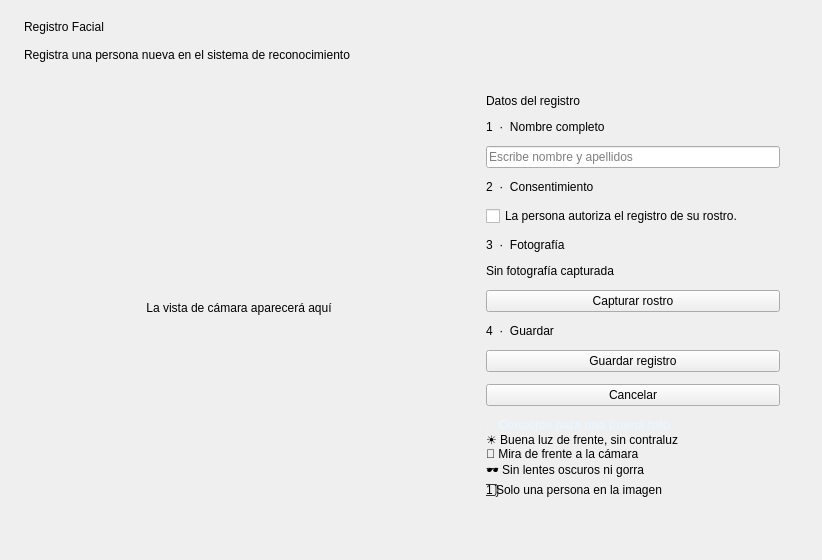
            <widget class="QWidget" name="paginaRegistroFacial">
              <layout class="QVBoxLayout" name="layoutRegistro">
                <property name="leftMargin">
                  <number>24</number>
                </property>
                <property name="topMargin">
                  <number>20</number>
                </property>
                <property name="rightMargin">
                  <number>24</number>
                </property>
                <property name="bottomMargin">
                  <number>20</number>
                </property>
                <property name="spacing">
                  <number>14</number>
                </property>
                <item>
                  <layout class="QVBoxLayout" name="encabezadoRegistro">
                    <item>
                      <widget class="QLabel" name="tituloRegistro">
                        <property name="text">
                          <string>Registro Facial</string>
                        </property>
                      </widget>
                    </item>
                    <item>
                      <widget class="QLabel" name="ayudaRegistro">
                        <property name="text">
                          <string>Registra una persona nueva en el sistema de reconocimiento</string>
                        </property>
                      </widget>
                    </item>
                  </layout>
                </item>
                <item>
                  <layout class="QHBoxLayout" name="cuerpoRegistro">
                    <property name="spacing">
                      <number>14</number>
                    </property>
                    <item>
                      <widget class="QFrame" name="vistaRegistro">
                        <property name="minimumSize">
                          <size>
                            <width>430</width>
                            <height>450</height>
                          </size>
                        </property>
                        <layout class="QVBoxLayout" name="layoutVistaRegistro">
                          <item>
                            <widget class="QLabel" name="textoRostroVacio">
                              <property name="text">
                                <string>La vista de cámara aparecerá aquí</string>
                              </property>
                              <property name="alignment">
                                <set>Qt::AlignCenter</set>
                              </property>
                            </widget>
                          </item>
                        </layout>
                      </widget>
                    </item>
                    <item>
                      <widget class="QFrame" name="panelDatosRegistro">
                        <property name="minimumSize">
                          <size>
                            <width>330</width>
                            <height>0</height>
                          </size>
                        </property>
                        <layout class="QVBoxLayout" name="layoutDatosRegistro">
                          <property name="leftMargin">
                            <number>18</number>
                          </property>
                          <property name="topMargin">
                            <number>18</number>
                          </property>
                          <property name="rightMargin">
                            <number>18</number>
                          </property>
                          <property name="bottomMargin">
                            <number>18</number>
                          </property>
                          <property name="spacing">
                            <number>12</number>
                          </property>
                          <item>
                            <widget class="QLabel" name="tituloDatosRegistro">
                              <property name="text">
                                <string>Datos del registro</string>
                              </property>
                            </widget>
                          </item>
                          <item>
                            <widget class="QLabel" name="etiquetaNombre">
                              <property name="text">
                                <string>1  ·  Nombre completo</string>
                              </property>
                            </widget>
                          </item>
                          <item>
                            <widget class="QLineEdit" name="campoNombre">
                              <property name="placeholderText">
                                <string>Escribe nombre y apellidos</string>
                              </property>
                            </widget>
                          </item>
                          <item><widget class="QLabel" name="etiquetaPaso2"><property name="text"><string>2  ·  Consentimiento</string></property></widget></item>
                          <item>
                            <widget class="QCheckBox" name="checkConsentimiento">
                              <property name="text">
                                <string>La persona autoriza el registro de su rostro.</string>
                              </property>
                            </widget>
                          </item>
                          <item><widget class="QLabel" name="etiquetaPaso3"><property name="text"><string>3  ·  Fotografía</string></property></widget></item>
                          <item>
                            <widget class="QLabel" name="estadoCaptura">
                              <property name="text">
                                <string>Sin fotografía capturada</string>
                              </property>
                              <property name="wordWrap">
                                <bool>true</bool>
                              </property>
                            </widget>
                          </item>
                          <item>
                            <widget class="QPushButton" name="btnCapturarRostro">
                              <property name="text">
                                <string>Capturar rostro</string>
                              </property>
                            </widget>
                          </item>
                          <item><widget class="QLabel" name="etiquetaPaso4"><property name="text"><string>4  ·  Guardar</string></property></widget></item>
                          <item>
                            <widget class="QPushButton" name="btnGuardarRegistro">
                              <property name="text">
                                <string>Guardar registro</string>
                              </property>
                            </widget>
                          </item>
                          <item>
                            <widget class="QPushButton" name="btnCancelarRegistro">
                              <property name="text">
                                <string>Cancelar</string>
                              </property>
                            </widget>
                          </item>
                          <item><widget class="QLabel" name="consejosRegistro"><property name="text"><string>&lt;b style=&quot;color:#eaf5ff;&quot;&gt;💡 Consejos para una buena foto&lt;/b&gt;&lt;br/&gt;☀  Buena luz de frente, sin contraluz&lt;br/&gt;👤  Mira de frente a la cámara&lt;br/&gt;🕶  Sin lentes oscuros ni gorra&lt;br/&gt;1️⃣  Solo una persona en la imagen</string></property><property name="textFormat"><enum>Qt::RichText</enum></property><property name="wordWrap"><bool>true</bool></property></widget></item><item>
                            <spacer name="espacioRegistro">
                              <property name="orientation">
                                <enum>Qt::Vertical</enum>
                              </property>
                              <property name="sizeHint">
                                <size>
                                  <width>20</width>
                                  <height>25</height>
                                </size>
                              </property>
                            </spacer>
                          </item>
                        </layout>
                      </widget>
                    </item>
                  </layout>
                </item>
              </layout>
            </widget>
